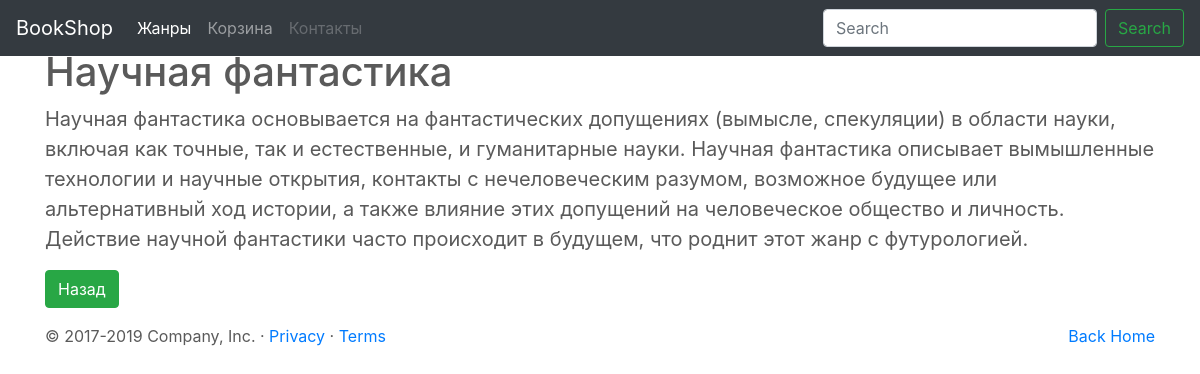
Screenshot of /genre/1/ with the database file from the repository.
### genre/models.py (models this page shows)
class Genre(models.Model):
    name=models.CharField(max_length=50, verbose_name="Название жанра")
    description=models.TextField (blank=True, null=True, verbose_name="Описание жанра")
    def __str__(self):
        return self.name

### genre/views.py (the view)
# urls.py: path('<int:pk>/',views.DetailGenre.as_view(),name="detail"),
class DetailGenre(DetailView):
    template_name = 'genre_detail.html'
    model = Genre
    success_url = reverse_lazy("genre:list")
    form_class = CreateGenreForm

### genre/templates/genre_detail.html (shortened to what this page needs)
{% extends 'base.html' %}
{% load crispy_forms_tags %}
{% block content %}
<div class='container'>
<h1> {{ object }}</h1>
    <p class="blockquote">{{object.description}}</p>
    <p><a href="{% url 'genre:list' %}" class="btn btn-success">Назад</a></p>
</div>
{% endblock %}

### static/css/carousel.css (style rules this page uses)
body { padding-top: 3rem; padding-bottom: 3rem; color: #5a5a5a; }

### rows the page displays
Genre: name "Научная фантастика", description "Научная фантастика основывается на фантастических допущениях (вымысле, спекуляции) в области науки, включая как точные, так и естественные, и гуманитарные науки. Научная фантастика описывает вымышленные технологии и научные открытия, контакты с нечеловеческим разумом, возможное будущее или альтернативный ход истории, а также влияние этих допущений на человеческое общество и личность. Действие научной фантастики часто происходит в будущем, что роднит этот жанр с футурологией."
